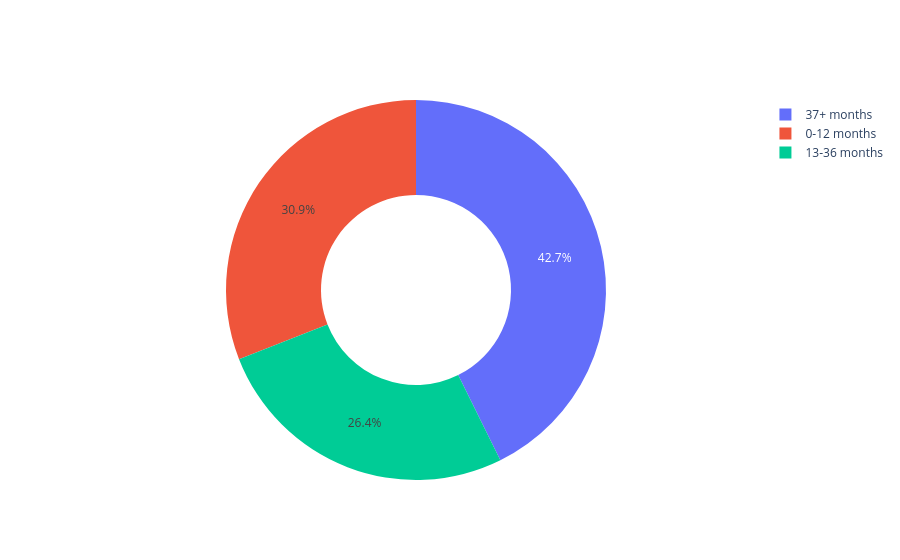

Notebook source saved alongside this figure:
### Code cell
fig

### Figure 1 — Plotly figure (JSON) as saved in the notebook; plotly's stock layout.template omitted (floating-point values rounded to 4 significant figures)
{"data": [{"hole": 0.5, "labels": ["37+ months", "0-12 months", "13-36 months"], "type": "pie", "values": [3001, 2175, 1856]}], "layout": {}}
